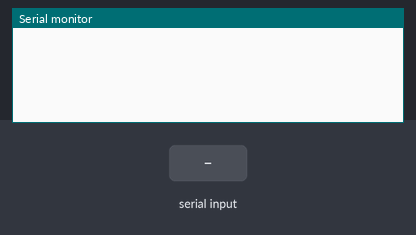
Recording of a sketch running on a simulated Arduino Uno, built with avr-gcc and run on an emulated ATmega328P. On the bench: the last lines printed to the serial monitor. Inputs (shaded band) come from the test bench.

Above: at 1.2 s.
1.3 s: "S" received over Serial
At 2.8 s:
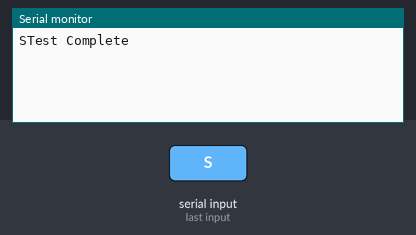
3.5 s: "1" received over Serial
At 4.4 s:
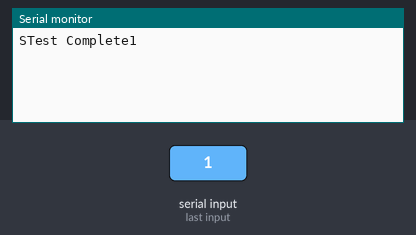

Measured:
- after the input at 1.3 s, the serial monitor: prints a new line after 0.70 s (image 1)
- after the input at 3.5 s, the serial monitor: prints a new line after 0.50 s (image 2)

The sketch:

nodemcu_m_send.ino
```cpp
char test;
char test2;
bool count=1;

void setup() {
  // put your setup code here, to run once:
  Serial.begin(19200);
  if (Serial.available() > 0)
  {
    char t=Serial.read();
  }
}

void loop() {
  // put your main code here, to run repeatedly:
  if (count==1)
  {
    while (Serial.available())
    {
      test = Serial.read();
      Serial.print(test);
      if (test == 'S')
      {
        Serial.print("Test Complete");
      }
    }
  }
  delay(1000);
}
```
